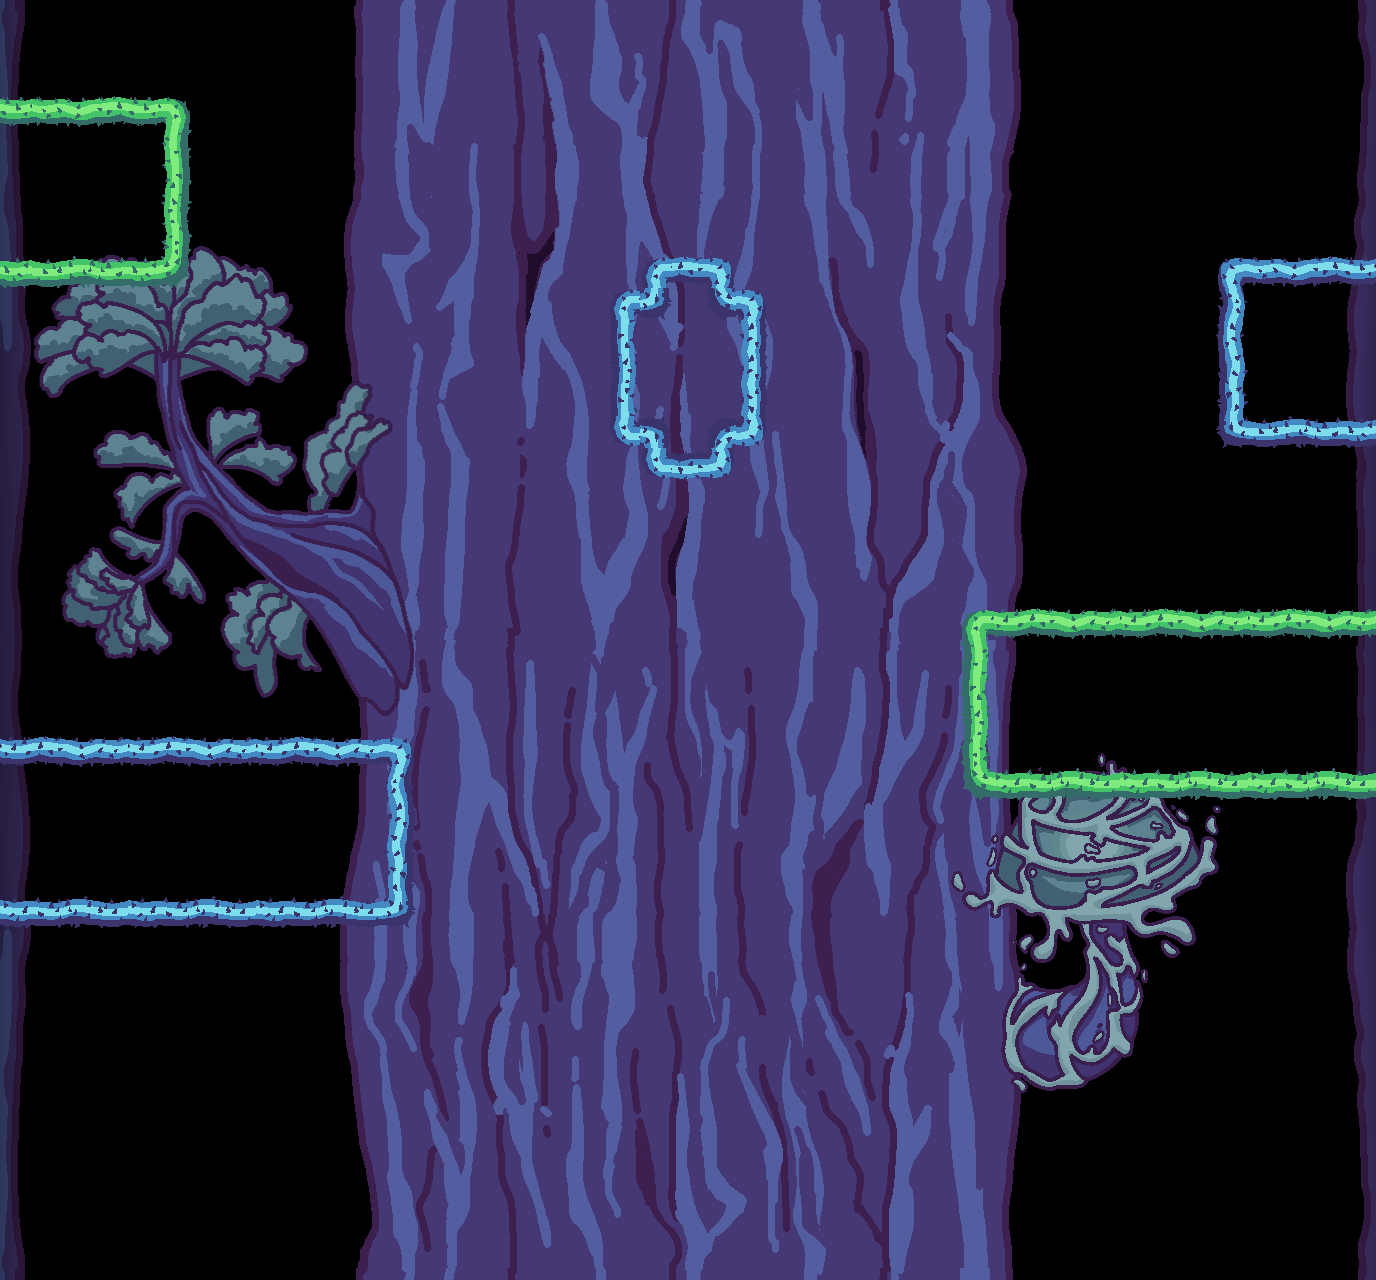

This game map was drawn from its Tiled (.tmx) file and the tilesets committed beside it. A one-line description and the trimmed map source follow:
An orthogonal 43x40 tile map with 32x32 px tiles, 3 tile layers (Tile Layer 2, Tile Layer 3, Tile Layer 1), 5 tilesets, 4 image layers and 3 objects (2x EnemyTurn, Spikes).

<map version="1.10" tiledversion="1.10.2" orientation="orthogonal" renderorder="right-down" width="43" height="40" tilewidth="32" tileheight="32" infinite="0" nextlayerid="11" nextobjectid="4">
 <tileset firstgid="1" name="Tiles1" tilewidth="32" tileheight="32" tilecount="36" columns="6">
  <image source="Tiles1.png" width="192" height="192" />
 </tileset>
 <tileset firstgid="37" name="Tiles2" tilewidth="32" tileheight="32" tilecount="36" columns="6">
  <image source="Tiles2.png" width="192" height="192" />
 </tileset>
 <tileset firstgid="73" name="side_left" tilewidth="32" tileheight="32" tilecount="20" columns="1">
  <image source="side_left.png" width="32" height="640" />
 </tileset>
 <tileset firstgid="93" name="side_right" tilewidth="32" tileheight="32" tilecount="20" columns="1">
  <image source="side_right.png" width="32" height="640" />
 </tileset>
 <tileset firstgid="113" name="Spikeball" tilewidth="32" tileheight="32" tilecount="1" columns="1">
  <image source="Spikeball.png" width="32" height="32" />
 </tileset>
 <imagelayer id="4" name="Image Layer 2">
  <image source="Trunk1.png" width="1366" height="640" />
 </imagelayer>
 <imagelayer id="3" name="Image Layer 1" offsetx="0" offsety="640">
  <image source="Trunk3.png" width="1366" height="640" />
 </imagelayer>
 <imagelayer id="9" name="Image Layer 3" offsetx="-22" offsety="240.667">
  <image source="Branch.png" width="480" height="480" />
 </imagelayer>
 <imagelayer id="10" name="Image Layer 4" offsetx="906.5" offsety="748">
  <image source="Shroom.png" width="352" height="352" />
 </imagelayer>
 <layer id="2" name="Tile Layer 2" width="43" height="40">
  <data>[1720 cells, 80 non-empty, 40 distinct tile ids]</data>
 </layer>
 <objectgroup id="6" name="Object Layer 1">
  <object id="1" type="Spikes" gid="113" x="670.667" y="802.667" width="64" height="64" />
  <object id="2" type="EnemyTurn" gid="3" x="376" y="1004" width="32" height="350.667" />
  <object id="3" type="EnemyTurn" gid="3" x="968" y="978" width="32" height="350.667" />
 </objectgroup>
 <layer id="5" name="Tile Layer 3" width="43" height="40">
  <data>[1720 cells, 110 non-empty, 32 distinct tile ids]</data>
 </layer>
 <layer id="1" name="Tile Layer 1" width="43" height="40">
  <data>[1720 cells, 0 non-empty, 0 distinct tile ids]</data>
 </layer>
</map>
